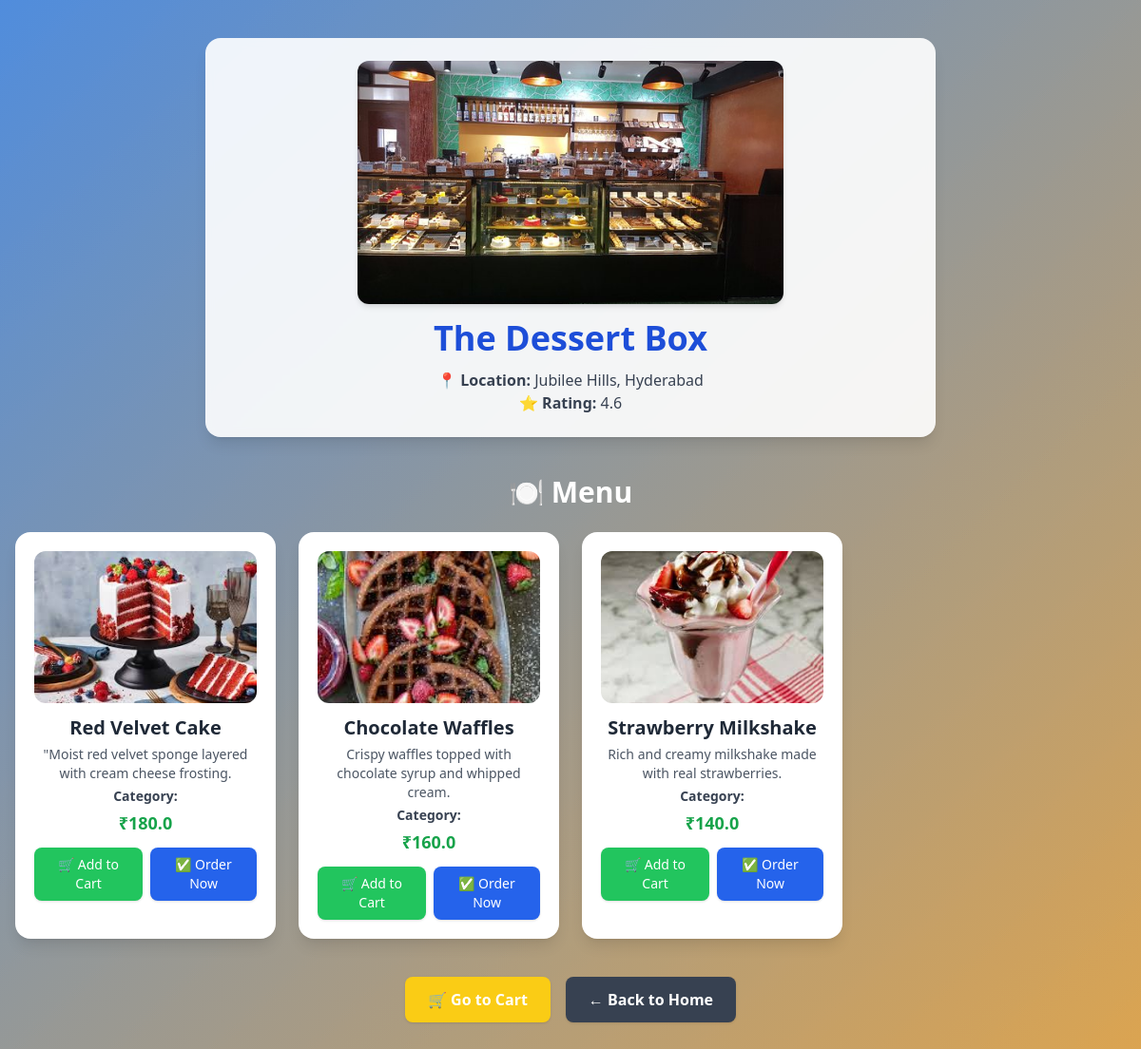
The app's page /restaurant/22/ with its own data.
### tesstapp/models.py (models this page shows, shortened)
class Restaurant(models.Model):
    name = models.CharField(max_length=100)
    location = models.CharField(max_length=100)
    rating = models.FloatField(default=0.0)
    image = models.ImageField(upload_to='restro-images/', null=True, blank=True)

class FoodItem(models.Model):
    restaurant = models.ForeignKey(Restaurant, on_delete=models.CASCADE, related_name='menu')
    name = models.CharField(max_length=100)
    price = models.FloatField()
    description = models.TextField(blank=True, null=True)
    image = models.ImageField(upload_to='food_items/', null=True, blank=True)

### tesstapp/views.py (the view)
# urls.py: path('restaurant/<int:restaurant_id>/', views.restaurant_menu, name='restaurant_menu'),
def restaurant_menu(request, restaurant_id):
    restaurant = get_object_or_404(Restaurant, id=restaurant_id)
    food_items = FoodItem.objects.filter(restaurant=restaurant)
    context = {
        'restaurant': restaurant,
        'food_items': food_items,
    }
    return render(request, 'tesstapp/restaurant_menu.html', context)

### templates/tesstapp/restaurant_menu.html (shortened to what this page needs)
{% load static %}
<!DOCTYPE html>
<html lang="en">
<head>
  <script src="https://cdn.tailwindcss.com"></script>
</head>
<body class="text-gray-800 flex flex-col items-center py-10 px-4">
  <div class="bg-white/90 backdrop-blur-sm shadow-lg rounded-2xl p-6 text-center max-w-3xl w-full mb-10">
    {% if restaurant.image %}
      <img src="{{ restaurant.image.url }}" alt="{{ restaurant.name }}"
           class="mx-auto w-full max-w-md h-64 object-cover rounded-xl mb-4 shadow-md">
    {% else %}
      <img src="{% static 'tesstapp/default_restaurant.png' %}"
           alt="No image available"
           class="mx-auto w-full max-w-md h-64 object-cover rounded-xl mb-4 shadow-md">
    {% endif %}
    <h1 class="text-4xl font-bold text-blue-700 mb-2">{{ restaurant.name }}</h1>
    <p class="text-gray-700"><strong>📍 Location:</strong> {{ restaurant.location }}</p>
    <p class="text-gray-700"><strong>⭐ Rating:</strong> {{ restaurant.rating }}</p>
  </div>
  <h2 class="text-3xl font-bold text-white mb-6">🍽️ Menu</h2>
  <div class="grid grid-cols-1 sm:grid-cols-2 md:grid-cols-3 lg:grid-cols-4 gap-6 max-w-7xl">
    {% for food in food_items %}
      <div class="food-card bg-white rounded-2xl shadow-lg p-5 text-center hover:shadow-2xl transition">
        {% if food.image %}
          <img src="{{ food.image.url }}" alt="{{ food.name }}" class="mx-auto w-full h-40 object-cover rounded-xl mb-3">
        {% else %}
          <img src="{% static 'tesstapp/default_food.png' %}" alt="No image available"
               class="mx-auto w-full h-40 object-cover rounded-xl mb-3">
        {% endif %}
        <h3 class="text-xl font-semibold mb-1">{{ food.name }}</h3>
        {% if food.description %}
          <p class="text-gray-600 text-sm mb-1">{{ food.description }}</p>
        {% endif %}
        <p class="text-gray-700 text-sm mb-1"><strong>Category:</strong> {{ food.category }}</p>
        <p class="text-lg font-bold text-green-600 mb-3">₹{{ food.price }}</p>
        <div class="flex justify-center gap-2">
          <form method="post" action="{% url 'add_to_cart' food.id %}">
            <button type="submit"
                    class="bg-green-500 hover:bg-green-600 text-white px-3 py-2 rounded-lg shadow text-sm">
              🛒 Add to Cart
            </button>
          </form>
          <form method="post" action="{% url 'order' restaurant.id %}">
              <button class="order-now-btn bg-blue-600 hover:bg-blue-700 text-white px-3 py-2 rounded-lg shadow text-sm" data-restaurant-id="{{ restaurant.id }}"> ✅ Order Now</button>
          </form>
        </div>
      </div>
    {% empty %}
      <p class="text-white text-lg text-center col-span-full">No menu items available.</p>
    {% endfor %}
  </div>
  <div class="mt-10 flex gap-4 flex-wrap justify-center">
    <a href="{% url 'cart_page' %}"
       class="bg-yellow-400 hover:bg-yellow-500 text-white px-6 py-3 rounded-lg font-semibold shadow">
      🛒 Go to Cart
    </a>
    <a href="{% url 'home_page' %}"
       class="bg-gray-700 hover:bg-gray-800 text-white px-6 py-3 rounded-lg font-semibold shadow">
      ← Back to Home
    </a>
  </div>
</body>
</html>

### templates/tesstapp/restaurant_menu.html (style rules this page uses)
html, body { margin: 0; padding: 0; min-height: 100vh; background: linear-gradient(to bottom right, rgba(73, 136, 219, 0.8), rgba(218, 160, 73, 0.8)); background-attachment: fixed; }

### records on screen
Restaurant: image (picture), name "The Dessert Box", location "Jubilee Hills, Hyderabad", rating "4.6"
FoodItem: image (picture), name "Red Velvet Cake", description "\"Moist red velvet sponge layered with cream cheese frosting.", price "180.0"
FoodItem: image (picture), name "Chocolate Waffles", description "Crispy waffles topped with chocolate syrup and whipped cream.", price "160.0"
FoodItem: image (picture), name "Strawberry Milkshake", description "Rich and creamy milkshake made with real strawberries.", price "140.0"
